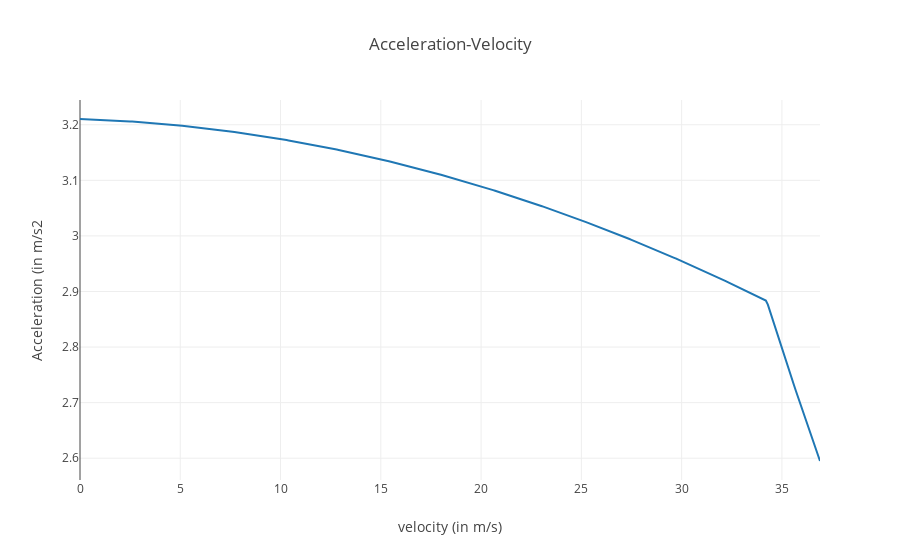

The code cell stored with this chart in its notebook:
### Code cell
sol = driver(dict(vehicle_id=47844, inputs=dict(inputs={'motor_max_power': 207})))
# plots acceleration versus velocity graph of the vehicle.
layout = go.Layout(title="Acceleration-Velocity",
                xaxis=dict(title='velocity (in m/s)'),
                yaxis=dict(title='Acceleration (in m/s2'))
data = sol['outputs']['discrete_acceleration_curves']
fig = go.Figure(data=data, layout=layout)
iplot(fig)

### Figure 1 — Plotly figure (JSON) as saved in the notebook; plotly's stock layout.template omitted (floating-point values rounded to 4 significant figures; data arrays with more than 128 entries replaced by an {"elided": "..."} marker saying what was removed)
{"data": [{"type": "scatter", "uid": "161bfda9-6ce6-4cf1-8622-99eca2c7e8c6", "x": {"elided": "370 float values"}, "y": {"elided": "370 float values"}}], "layout": {"title": {"text": "Acceleration-Velocity"}, "xaxis": {"title": {"text": "velocity (in m/s)"}}, "yaxis": {"title": {"text": "Acceleration (in m/s2"}}}}
